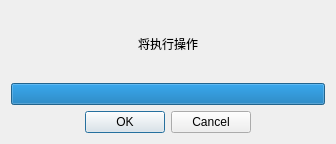
<?xml version="1.0" encoding="UTF-8"?>
<ui version="4.0">
 <class>delayed_operation_confirm_dialog</class>
 <widget class="QDialog" name="delayed_operation_confirm_dialog">
  <property name="geometry">
   <rect>
    <x>0</x>
    <y>0</y>
    <width>336</width>
    <height>144</height>
   </rect>
  </property>
  <property name="windowTitle">
   <string>将执行操作</string>
  </property>
  <layout class="QGridLayout" name="grid_layout">
   <item row="0" column="0">
    <widget class="QLabel" name="label">
     <property name="text">
      <string>将执行操作</string>
     </property>
     <property name="alignment">
      <set>Qt::AlignCenter|Qt::AlignHCenter|Qt::AlignLeading|Qt::AlignLeft|Qt::AlignVCenter</set>
     </property>
    </widget>
   </item>
   <item row="2" column="0">
    <widget class="QDialogButtonBox" name="button_box">
     <property name="orientation">
      <enum>Qt::Horizontal</enum>
     </property>
     <property name="standardButtons">
      <set>QDialogButtonBox::Cancel|QDialogButtonBox::Ok</set>
     </property>
     <property name="centerButtons">
      <bool>true</bool>
     </property>
    </widget>
   </item>
   <item row="1" column="0">
    <widget class="QProgressBar" name="progress_bar">
     <property name="value">
      <number>100</number>
     </property>
     <property name="textVisible">
      <bool>false</bool>
     </property>
    </widget>
   </item>
  </layout>
 </widget>
 <resources/>
 <connections>
  <connection>
   <sender>button_box</sender>
   <signal>accepted()</signal>
   <receiver>delayed_operation_confirm_dialog</receiver>
   <slot>accept()</slot>
   <hints>
    <hint type="sourcelabel">
     <x>248</x>
     <y>254</y>
    </hint>
    <hint type="destinationlabel">
     <x>157</x>
     <y>274</y>
    </hint>
   </hints>
  </connection>
  <connection>
   <sender>button_box</sender>
   <signal>rejected()</signal>
   <receiver>delayed_operation_confirm_dialog</receiver>
   <slot>reject()</slot>
   <hints>
    <hint type="sourcelabel">
     <x>316</x>
     <y>260</y>
    </hint>
    <hint type="destinationlabel">
     <x>286</x>
     <y>274</y>
    </hint>
   </hints>
  </connection>
 </connections>
</ui>
